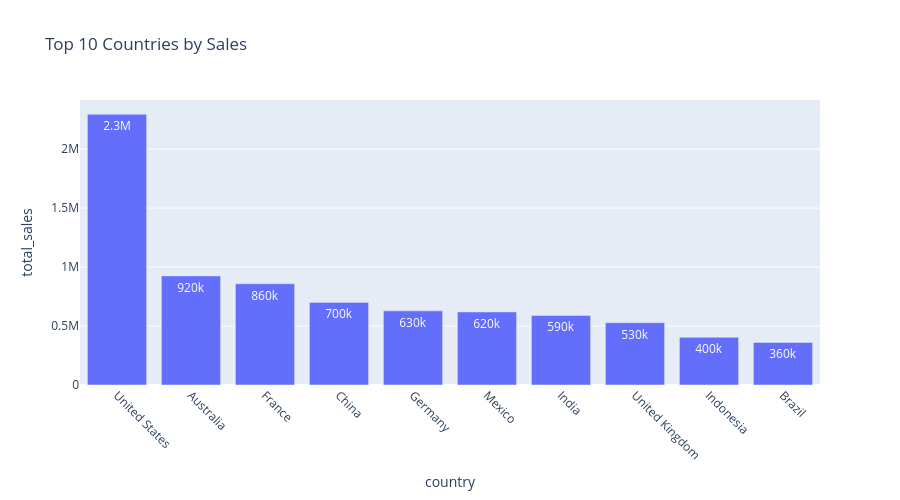

Here is the notebook cell this chart was saved with:
### Code cell
fig = px.bar(
    country_sales.head(10),
    x="country",
    y="total_sales",
    title="Top 10 Countries by Sales",
    text_auto=".2s",
    width=900,
    height=500
)
fig.update_xaxes(tickangle=45)
fig.show()

### Figure 1 — Plotly figure (JSON) as saved in the notebook; plotly's stock layout.template omitted (floating-point values rounded to 4 significant figures)
{"data": [{"hovertemplate": "country=%{x}<br>total_sales=%{y}<extra></extra>", "legendgroup": "", "marker": {"color": "#636efa", "pattern": {"shape": ""}}, "name": "", "orientation": "v", "showlegend": false, "textposition": "auto", "texttemplate": "%{y:.2s}", "type": "bar", "x": ["United States", "Australia", "France", "China", "Germany", "Mexico", "India", "United Kingdom", "Indonesia", "Brazil"], "xaxis": "x", "y": [2296000.0, 924700.0, 858600.0, 700400.0, 628700.0, 619200.0, 589700.0, 528200.0, 404900.0, 361100.0], "yaxis": "y"}], "layout": {"barmode": "relative", "height": 500, "legend": {"tracegroupgap": 0}, "title": {"text": "Top 10 Countries by Sales"}, "width": 900, "xaxis": {"anchor": "y", "domain": [0, 1], "tickangle": 45, "title": {"text": "country"}}, "yaxis": {"anchor": "x", "domain": [0, 1], "title": {"text": "total_sales"}}}}
